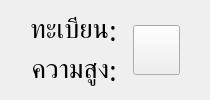
               <widget class="QFrame" name="getdata_frame">
                <property name="maximumSize">
                 <size>
                  <width>16777215</width>
                  <height>120</height>
                 </size>
                </property>
                <property name="frameShape">
                 <enum>QFrame::NoFrame</enum>
                </property>
                <property name="frameShadow">
                 <enum>QFrame::Raised</enum>
                </property>
                <layout class="QVBoxLayout" name="verticalLayout_23">
                 <property name="spacing">
                  <number>0</number>
                 </property>
                 <property name="leftMargin">
                  <number>20</number>
                 </property>
                 <property name="topMargin">
                  <number>10</number>
                 </property>
                 <property name="rightMargin">
                  <number>20</number>
                 </property>
                 <property name="bottomMargin">
                  <number>10</number>
                 </property>
                 <item>
                  <widget class="QFrame" name="frame_6">
                   <property name="frameShape">
                    <enum>QFrame::NoFrame</enum>
                   </property>
                   <property name="frameShadow">
                    <enum>QFrame::Raised</enum>
                   </property>
                   <layout class="QHBoxLayout" name="horizontalLayout_11">
                    <property name="spacing">
                     <number>0</number>
                    </property>
                    <property name="leftMargin">
                     <number>10</number>
                    </property>
                    <property name="topMargin">
                     <number>0</number>
                    </property>
                    <property name="rightMargin">
                     <number>10</number>
                    </property>
                    <property name="bottomMargin">
                     <number>0</number>
                    </property>
                    <item>
                     <widget class="QFrame" name="frame_3">
                      <property name="maximumSize">
                       <size>
                        <width>16777215</width>
                        <height>120</height>
                       </size>
                      </property>
                      <property name="frameShape">
                       <enum>QFrame::NoFrame</enum>
                      </property>
                      <property name="frameShadow">
                       <enum>QFrame::Raised</enum>
                      </property>
                      <layout class="QVBoxLayout" name="verticalLayout_13">
                       <property name="spacing">
                        <number>0</number>
                       </property>
                       <property name="leftMargin">
                        <number>0</number>
                       </property>
                       <property name="topMargin">
                        <number>0</number>
                       </property>
                       <property name="rightMargin">
                        <number>0</number>
                       </property>
                       <property name="bottomMargin">
                        <number>0</number>
                       </property>
                       <item>
                        <widget class="QLabel" name="label">
                         <property name="maximumSize">
                          <size>
                           <width>16777215</width>
                           <height>60</height>
                          </size>
                         </property>
                         <property name="font">
                          <font>
                           <family>Mitr SemiBold</family>
                           <pointsize>20</pointsize>
                          </font>
                         </property>
                         <property name="text">
                          <string>ทะเบียน</string>
                         </property>
                         <property name="alignment">
                          <set>Qt::AlignRight|Qt::AlignTrailing|Qt::AlignVCenter</set>
                         </property>
                        </widget>
                       </item>
                       <item>
                        <widget class="QLabel" name="label_3">
                         <property name="maximumSize">
                          <size>
                           <width>16777215</width>
                           <height>60</height>
                          </size>
                         </property>
                         <property name="font">
                          <font>
                           <family>Mitr SemiBold</family>
                           <pointsize>20</pointsize>
                          </font>
                         </property>
                         <property name="text">
                          <string>ความสูง</string>
                         </property>
                         <property name="alignment">
                          <set>Qt::AlignRight|Qt::AlignTrailing|Qt::AlignVCenter</set>
                         </property>
                        </widget>
                       </item>
                      </layout>
                     </widget>
                    </item>
                    <item>
                     <widget class="QFrame" name="frame_5">
                      <property name="maximumSize">
                       <size>
                        <width>50</width>
                        <height>120</height>
                       </size>
                      </property>
                      <property name="frameShape">
                       <enum>QFrame::NoFrame</enum>
                      </property>
                      <property name="frameShadow">
                       <enum>QFrame::Raised</enum>
                      </property>
                      <layout class="QVBoxLayout" name="verticalLayout_14">
                       <property name="spacing">
                        <number>0</number>
                       </property>
                       <property name="leftMargin">
                        <number>0</number>
                       </property>
                       <property name="topMargin">
                        <number>0</number>
                       </property>
                       <property name="rightMargin">
                        <number>0</number>
                       </property>
                       <property name="bottomMargin">
                        <number>0</number>
                       </property>
                       <item>
                        <widget class="QLabel" name="label_4">
                         <property name="maximumSize">
                          <size>
                           <width>16777215</width>
                           <height>16777215</height>
                          </size>
                         </property>
                         <property name="font">
                          <font>
                           <family>Mitr SemiBold</family>
                           <pointsize>20</pointsize>
                          </font>
                         </property>
                         <property name="text">
                          <string>:</string>
                         </property>
                         <property name="alignment">
                          <set>Qt::AlignCenter</set>
                         </property>
                        </widget>
                       </item>
                       <item>
                        <widget class="QLabel" name="label_8">
                         <property name="maximumSize">
                          <size>
                           <width>16777215</width>
                           <height>16777215</height>
                          </size>
                         </property>
                         <property name="font">
                          <font>
                           <family>Mitr SemiBold</family>
                           <pointsize>20</pointsize>
                          </font>
                         </property>
                         <property name="text">
                          <string>:</string>
                         </property>
                         <property name="alignment">
                          <set>Qt::AlignCenter</set>
                         </property>
                        </widget>
                       </item>
                      </layout>
                     </widget>
                    </item>
                    <item>
                     <widget class="QFrame" name="data_api_frame">
                      <property name="maximumSize">
                       <size>
                        <width>16777215</width>
                        <height>120</height>
                       </size>
                      </property>
                      <property name="frameShape">
                       <enum>QFrame::NoFrame</enum>
                      </property>
                      <property name="frameShadow">
                       <enum>QFrame::Raised</enum>
                      </property>
                      <layout class="QVBoxLayout" name="verticalLayout_15">
                       <property name="spacing">
                        <number>0</number>
                       </property>
                       <property name="leftMargin">
                        <number>0</number>
                       </property>
                       <property name="topMargin">
                        <number>0</number>
                       </property>
                       <property name="rightMargin">
                        <number>0</number>
                       </property>
                       <property name="bottomMargin">
                        <number>0</number>
                       </property>
                       <item>
                        <widget class="QLabel" name="api_lcp_label">
                         <property name="font">
                          <font>
                           <family>Mitr SemiBold</family>
                           <pointsize>20</pointsize>
                          </font>
                         </property>
                         <property name="text">
                          <string/>
                         </property>
                         <property name="alignment">
                          <set>Qt::AlignCenter</set>
                         </property>
                        </widget>
                       </item>
                       <item>
                        <widget class="QLabel" name="api_height_label">
                         <property name="font">
                          <font>
                           <family>Mitr SemiBold</family>
                           <pointsize>20</pointsize>
                          </font>
                         </property>
                         <property name="text">
                          <string/>
                         </property>
                         <property name="alignment">
                          <set>Qt::AlignCenter</set>
                         </property>
                        </widget>
                       </item>
                      </layout>
                     </widget>
                    </item>
                    <item>
                     <widget class="QPushButton" name="reload_btn">
                      <property name="maximumSize">
                       <size>
                        <width>50</width>
                        <height>50</height>
                       </size>
                      </property>
                      <property name="font">
                       <font>
                        <family>Mitr SemiBold</family>
                        <pointsize>12</pointsize>
                       </font>
                      </property>
                      <property name="cursor">
                       <cursorShape>PointingHandCursor</cursorShape>
                      </property>
                      <property name="text">
                       <string/>
                      </property>
                      <property name="icon">
                       <iconset resource="resource2.qrc">
                        <normaloff>:/icon/icon/icons8-sync-96.png</normaloff>:/icon/icon/icons8-sync-96.png</iconset>
                      </property>
                      <property name="iconSize">
                       <size>
                        <width>30</width>
                        <height>30</height>
                       </size>
                      </property>
                     </widget>
                    </item>
                   </layout>
                  </widget>
                 </item>
                </layout>
               </widget>
